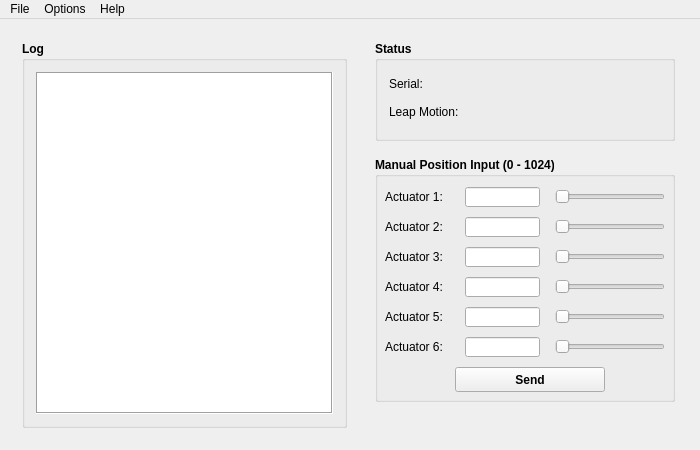
<?xml version="1.0" encoding="UTF-8"?>
<ui version="4.0">
 <class>StewartPlatform</class>
 <widget class="QMainWindow" name="StewartPlatform">
  <property name="geometry">
   <rect>
    <x>0</x>
    <y>0</y>
    <width>700</width>
    <height>450</height>
   </rect>
  </property>
  <property name="minimumSize">
   <size>
    <width>600</width>
    <height>425</height>
   </size>
  </property>
  <property name="maximumSize">
   <size>
    <width>16777215</width>
    <height>16777215</height>
   </size>
  </property>
  <property name="windowTitle">
   <string>Stewart Platform Control Panel</string>
  </property>
  <property name="unifiedTitleAndToolBarOnMac">
   <bool>false</bool>
  </property>
  <widget class="QWidget" name="centralWidget">
   <property name="minimumSize">
    <size>
     <width>600</width>
     <height>0</height>
    </size>
   </property>
   <property name="maximumSize">
    <size>
     <width>16777214</width>
     <height>16777215</height>
    </size>
   </property>
   <layout class="QHBoxLayout" name="horizontalLayout_2">
    <item>
     <widget class="QFrame" name="dataFrame">
      <property name="font">
       <font>
        <weight>75</weight>
        <bold>true</bold>
       </font>
      </property>
      <layout class="QVBoxLayout" name="verticalLayout_2">
       <item>
        <widget class="QGroupBox" name="logBox">
         <property name="title">
          <string>Log</string>
         </property>
         <layout class="QHBoxLayout" name="horizontalLayout">
          <item>
           <widget class="QTextBrowser" name="log">
            <property name="frameShape">
             <enum>QFrame::Box</enum>
            </property>
            <property name="frameShadow">
             <enum>QFrame::Sunken</enum>
            </property>
            <property name="lineWidth">
             <number>1</number>
            </property>
           </widget>
          </item>
         </layout>
        </widget>
       </item>
      </layout>
     </widget>
    </item>
    <item>
     <widget class="QFrame" name="infoFrame">
      <property name="minimumSize">
       <size>
        <width>325</width>
        <height>0</height>
       </size>
      </property>
      <property name="maximumSize">
       <size>
        <width>325</width>
        <height>16777215</height>
       </size>
      </property>
      <layout class="QVBoxLayout" name="verticalLayout_3">
       <item>
        <widget class="QGroupBox" name="statusBox">
         <property name="minimumSize">
          <size>
           <width>300</width>
           <height>100</height>
          </size>
         </property>
         <property name="maximumSize">
          <size>
           <width>300</width>
           <height>100</height>
          </size>
         </property>
         <property name="font">
          <font>
           <weight>75</weight>
           <bold>true</bold>
          </font>
         </property>
         <property name="title">
          <string>Status</string>
         </property>
         <property name="alignment">
          <set>Qt::AlignLeading|Qt::AlignLeft|Qt::AlignTop</set>
         </property>
         <widget class="QLabel" name="label_serial_title">
          <property name="geometry">
           <rect>
            <x>14</x>
            <y>35</y>
            <width>38</width>
            <height>16</height>
           </rect>
          </property>
          <property name="maximumSize">
           <size>
            <width>16777215</width>
            <height>20</height>
           </size>
          </property>
          <property name="font">
           <font>
            <weight>50</weight>
            <bold>false</bold>
           </font>
          </property>
          <property name="text">
           <string>Serial:</string>
          </property>
         </widget>
         <widget class="QLabel" name="label_leap_title">
          <property name="geometry">
           <rect>
            <x>14</x>
            <y>63</y>
            <width>74</width>
            <height>16</height>
           </rect>
          </property>
          <property name="maximumSize">
           <size>
            <width>16777215</width>
            <height>20</height>
           </size>
          </property>
          <property name="font">
           <font>
            <family>MS Shell Dlg 2</family>
            <weight>50</weight>
            <bold>false</bold>
           </font>
          </property>
          <property name="text">
           <string>Leap Motion:</string>
          </property>
         </widget>
         <widget class="QLabel" name="label_serial_val">
          <property name="geometry">
           <rect>
            <x>100</x>
            <y>35</y>
            <width>181</width>
            <height>16</height>
           </rect>
          </property>
          <property name="font">
           <font>
            <weight>50</weight>
            <bold>false</bold>
           </font>
          </property>
          <property name="text">
           <string/>
          </property>
         </widget>
         <widget class="QLabel" name="label_leap_val">
          <property name="geometry">
           <rect>
            <x>100</x>
            <y>63</y>
            <width>181</width>
            <height>16</height>
           </rect>
          </property>
          <property name="font">
           <font>
            <weight>50</weight>
            <bold>false</bold>
           </font>
          </property>
          <property name="text">
           <string/>
          </property>
         </widget>
        </widget>
       </item>
       <item>
        <spacer name="verticalSpacer_middle">
         <property name="orientation">
          <enum>Qt::Vertical</enum>
         </property>
         <property name="sizeType">
          <enum>QSizePolicy::Fixed</enum>
         </property>
         <property name="sizeHint" stdset="0">
          <size>
           <width>20</width>
           <height>10</height>
          </size>
         </property>
        </spacer>
       </item>
       <item>
        <widget class="QGroupBox" name="actuatorBox">
         <property name="minimumSize">
          <size>
           <width>300</width>
           <height>245</height>
          </size>
         </property>
         <property name="maximumSize">
          <size>
           <width>300</width>
           <height>250</height>
          </size>
         </property>
         <property name="font">
          <font>
           <weight>75</weight>
           <bold>true</bold>
          </font>
         </property>
         <property name="toolTipDuration">
          <number>0</number>
         </property>
         <property name="title">
          <string>Manual Position Input (0 - 1024)</string>
         </property>
         <property name="alignment">
          <set>Qt::AlignLeading|Qt::AlignLeft|Qt::AlignTop</set>
         </property>
         <widget class="QLabel" name="label_1">
          <property name="geometry">
           <rect>
            <x>10</x>
            <y>30</y>
            <width>70</width>
            <height>20</height>
           </rect>
          </property>
          <property name="minimumSize">
           <size>
            <width>70</width>
            <height>20</height>
           </size>
          </property>
          <property name="maximumSize">
           <size>
            <width>70</width>
            <height>20</height>
           </size>
          </property>
          <property name="font">
           <font>
            <family>MS Shell Dlg 2</family>
            <weight>50</weight>
            <bold>false</bold>
           </font>
          </property>
          <property name="layoutDirection">
           <enum>Qt::RightToLeft</enum>
          </property>
          <property name="text">
           <string>Actuator 1:</string>
          </property>
         </widget>
         <widget class="QLineEdit" name="field_1">
          <property name="geometry">
           <rect>
            <x>90</x>
            <y>30</y>
            <width>75</width>
            <height>20</height>
           </rect>
          </property>
          <property name="minimumSize">
           <size>
            <width>75</width>
            <height>20</height>
           </size>
          </property>
          <property name="maximumSize">
           <size>
            <width>75</width>
            <height>20</height>
           </size>
          </property>
          <property name="text">
           <string/>
          </property>
          <property name="maxLength">
           <number>4</number>
          </property>
          <property name="alignment">
           <set>Qt::AlignRight|Qt::AlignTrailing|Qt::AlignVCenter</set>
          </property>
          <property name="placeholderText">
           <string/>
          </property>
         </widget>
         <widget class="QPushButton" name="button_send">
          <property name="geometry">
           <rect>
            <x>80</x>
            <y>210</y>
            <width>150</width>
            <height>25</height>
           </rect>
          </property>
          <property name="minimumSize">
           <size>
            <width>150</width>
            <height>25</height>
           </size>
          </property>
          <property name="maximumSize">
           <size>
            <width>150</width>
            <height>25</height>
           </size>
          </property>
          <property name="text">
           <string>Send</string>
          </property>
         </widget>
         <widget class="QSlider" name="slider_1">
          <property name="geometry">
           <rect>
            <x>180</x>
            <y>30</y>
            <width>110</width>
            <height>20</height>
           </rect>
          </property>
          <property name="minimumSize">
           <size>
            <width>0</width>
            <height>20</height>
           </size>
          </property>
          <property name="orientation">
           <enum>Qt::Horizontal</enum>
          </property>
         </widget>
         <widget class="QLabel" name="label_2">
          <property name="geometry">
           <rect>
            <x>10</x>
            <y>60</y>
            <width>70</width>
            <height>20</height>
           </rect>
          </property>
          <property name="minimumSize">
           <size>
            <width>70</width>
            <height>20</height>
           </size>
          </property>
          <property name="maximumSize">
           <size>
            <width>70</width>
            <height>20</height>
           </size>
          </property>
          <property name="font">
           <font>
            <family>MS Shell Dlg 2</family>
            <weight>50</weight>
            <bold>false</bold>
           </font>
          </property>
          <property name="layoutDirection">
           <enum>Qt::RightToLeft</enum>
          </property>
          <property name="text">
           <string>Actuator 2:</string>
          </property>
         </widget>
         <widget class="QLineEdit" name="field_2">
          <property name="geometry">
           <rect>
            <x>90</x>
            <y>60</y>
            <width>75</width>
            <height>20</height>
           </rect>
          </property>
          <property name="minimumSize">
           <size>
            <width>75</width>
            <height>20</height>
           </size>
          </property>
          <property name="maximumSize">
           <size>
            <width>75</width>
            <height>20</height>
           </size>
          </property>
          <property name="text">
           <string/>
          </property>
          <property name="maxLength">
           <number>4</number>
          </property>
          <property name="alignment">
           <set>Qt::AlignRight|Qt::AlignTrailing|Qt::AlignVCenter</set>
          </property>
          <property name="placeholderText">
           <string/>
          </property>
         </widget>
         <widget class="QSlider" name="slider_2">
          <property name="geometry">
           <rect>
            <x>180</x>
            <y>60</y>
            <width>110</width>
            <height>20</height>
           </rect>
          </property>
          <property name="minimumSize">
           <size>
            <width>0</width>
            <height>20</height>
           </size>
          </property>
          <property name="orientation">
           <enum>Qt::Horizontal</enum>
          </property>
         </widget>
         <widget class="QLabel" name="label_3">
          <property name="geometry">
           <rect>
            <x>10</x>
            <y>90</y>
            <width>70</width>
            <height>20</height>
           </rect>
          </property>
          <property name="minimumSize">
           <size>
            <width>70</width>
            <height>20</height>
           </size>
          </property>
          <property name="maximumSize">
           <size>
            <width>70</width>
            <height>20</height>
           </size>
          </property>
          <property name="font">
           <font>
            <family>MS Shell Dlg 2</family>
            <weight>50</weight>
            <bold>false</bold>
           </font>
          </property>
          <property name="layoutDirection">
           <enum>Qt::RightToLeft</enum>
          </property>
          <property name="text">
           <string>Actuator 3:</string>
          </property>
         </widget>
         <widget class="QLineEdit" name="field_3">
          <property name="geometry">
           <rect>
            <x>90</x>
            <y>90</y>
            <width>75</width>
            <height>20</height>
           </rect>
          </property>
          <property name="minimumSize">
           <size>
            <width>75</width>
            <height>20</height>
           </size>
          </property>
          <property name="maximumSize">
           <size>
            <width>75</width>
            <height>20</height>
           </size>
          </property>
          <property name="text">
           <string/>
          </property>
          <property name="maxLength">
           <number>4</number>
          </property>
          <property name="alignment">
           <set>Qt::AlignRight|Qt::AlignTrailing|Qt::AlignVCenter</set>
          </property>
          <property name="placeholderText">
           <string/>
          </property>
         </widget>
         <widget class="QSlider" name="slider_3">
          <property name="geometry">
           <rect>
            <x>180</x>
            <y>90</y>
            <width>110</width>
            <height>20</height>
           </rect>
          </property>
          <property name="minimumSize">
           <size>
            <width>0</width>
            <height>20</height>
           </size>
          </property>
          <property name="orientation">
           <enum>Qt::Horizontal</enum>
          </property>
         </widget>
         <widget class="QLabel" name="label_4">
          <property name="geometry">
           <rect>
            <x>10</x>
            <y>120</y>
            <width>70</width>
            <height>20</height>
           </rect>
          </property>
          <property name="minimumSize">
           <size>
            <width>70</width>
            <height>20</height>
           </size>
          </property>
          <property name="maximumSize">
           <size>
            <width>70</width>
            <height>20</height>
           </size>
          </property>
          <property name="font">
           <font>
            <family>MS Shell Dlg 2</family>
            <weight>50</weight>
            <bold>false</bold>
           </font>
          </property>
          <property name="layoutDirection">
           <enum>Qt::RightToLeft</enum>
          </property>
          <property name="text">
           <string>Actuator 4:</string>
          </property>
         </widget>
         <widget class="QLineEdit" name="field_4">
          <property name="geometry">
           <rect>
            <x>90</x>
            <y>120</y>
            <width>75</width>
            <height>20</height>
           </rect>
          </property>
          <property name="minimumSize">
           <size>
            <width>75</width>
            <height>20</height>
           </size>
          </property>
          <property name="maximumSize">
           <size>
            <width>75</width>
            <height>20</height>
           </size>
          </property>
          <property name="text">
           <string/>
          </property>
          <property name="maxLength">
           <number>4</number>
          </property>
          <property name="alignment">
           <set>Qt::AlignRight|Qt::AlignTrailing|Qt::AlignVCenter</set>
          </property>
          <property name="placeholderText">
           <string/>
          </property>
         </widget>
         <widget class="QSlider" name="slider_4">
          <property name="geometry">
           <rect>
            <x>180</x>
            <y>120</y>
            <width>110</width>
            <height>20</height>
           </rect>
          </property>
          <property name="minimumSize">
           <size>
            <width>0</width>
            <height>20</height>
           </size>
          </property>
          <property name="orientation">
           <enum>Qt::Horizontal</enum>
          </property>
         </widget>
         <widget class="QLabel" name="label_5">
          <property name="geometry">
           <rect>
            <x>10</x>
            <y>150</y>
            <width>70</width>
            <height>20</height>
           </rect>
          </property>
          <property name="minimumSize">
           <size>
            <width>70</width>
            <height>20</height>
           </size>
          </property>
          <property name="maximumSize">
           <size>
            <width>70</width>
            <height>20</height>
           </size>
          </property>
          <property name="font">
           <font>
            <family>MS Shell Dlg 2</family>
            <weight>50</weight>
            <bold>false</bold>
           </font>
          </property>
          <property name="layoutDirection">
           <enum>Qt::RightToLeft</enum>
          </property>
          <property name="text">
           <string>Actuator 5:</string>
          </property>
         </widget>
         <widget class="QLineEdit" name="field_5">
          <property name="geometry">
           <rect>
            <x>90</x>
            <y>150</y>
            <width>75</width>
            <height>20</height>
           </rect>
          </property>
          <property name="minimumSize">
           <size>
            <width>75</width>
            <height>20</height>
           </size>
          </property>
          <property name="maximumSize">
           <size>
            <width>75</width>
            <height>20</height>
           </size>
          </property>
          <property name="text">
           <string/>
          </property>
          <property name="maxLength">
           <number>4</number>
          </property>
          <property name="alignment">
           <set>Qt::AlignRight|Qt::AlignTrailing|Qt::AlignVCenter</set>
          </property>
          <property name="placeholderText">
           <string/>
          </property>
         </widget>
         <widget class="QSlider" name="slider_5">
          <property name="geometry">
           <rect>
            <x>180</x>
            <y>150</y>
            <width>110</width>
            <height>20</height>
           </rect>
          </property>
          <property name="minimumSize">
           <size>
            <width>0</width>
            <height>20</height>
           </size>
          </property>
          <property name="orientation">
           <enum>Qt::Horizontal</enum>
          </property>
         </widget>
         <widget class="QLabel" name="label_6">
          <property name="geometry">
           <rect>
            <x>10</x>
            <y>180</y>
            <width>70</width>
            <height>20</height>
           </rect>
          </property>
          <property name="minimumSize">
           <size>
            <width>70</width>
            <height>20</height>
           </size>
          </property>
          <property name="maximumSize">
           <size>
            <width>70</width>
            <height>20</height>
           </size>
          </property>
          <property name="font">
           <font>
            <family>MS Shell Dlg 2</family>
            <weight>50</weight>
            <bold>false</bold>
           </font>
          </property>
          <property name="layoutDirection">
           <enum>Qt::RightToLeft</enum>
          </property>
          <property name="text">
           <string>Actuator 6:</string>
          </property>
         </widget>
         <widget class="QLineEdit" name="field_6">
          <property name="geometry">
           <rect>
            <x>90</x>
            <y>180</y>
            <width>75</width>
            <height>20</height>
           </rect>
          </property>
          <property name="minimumSize">
           <size>
            <width>75</width>
            <height>20</height>
           </size>
          </property>
          <property name="maximumSize">
           <size>
            <width>75</width>
            <height>20</height>
           </size>
          </property>
          <property name="text">
           <string/>
          </property>
          <property name="maxLength">
           <number>4</number>
          </property>
          <property name="alignment">
           <set>Qt::AlignRight|Qt::AlignTrailing|Qt::AlignVCenter</set>
          </property>
          <property name="placeholderText">
           <string/>
          </property>
         </widget>
         <widget class="QSlider" name="slider_6">
          <property name="geometry">
           <rect>
            <x>180</x>
            <y>180</y>
            <width>110</width>
            <height>20</height>
           </rect>
          </property>
          <property name="minimumSize">
           <size>
            <width>0</width>
            <height>20</height>
           </size>
          </property>
          <property name="orientation">
           <enum>Qt::Horizontal</enum>
          </property>
         </widget>
        </widget>
       </item>
       <item>
        <spacer name="verticalSpacer_bottom">
         <property name="orientation">
          <enum>Qt::Vertical</enum>
         </property>
         <property name="sizeHint" stdset="0">
          <size>
           <width>20</width>
           <height>40</height>
          </size>
         </property>
        </spacer>
       </item>
      </layout>
     </widget>
    </item>
   </layout>
  </widget>
  <widget class="QMenuBar" name="menuBar">
   <property name="geometry">
    <rect>
     <x>0</x>
     <y>0</y>
     <width>700</width>
     <height>25</height>
    </rect>
   </property>
   <widget class="QMenu" name="menuTest">
    <property name="title">
     <string>File</string>
    </property>
    <addaction name="actionExit"/>
   </widget>
   <widget class="QMenu" name="menuOptions">
    <property name="title">
     <string>Options</string>
    </property>
    <addaction name="actionEnable_Leap_Motion"/>
    <addaction name="actionSelect_COM_port"/>
   </widget>
   <widget class="QMenu" name="menuAbout">
    <property name="title">
     <string>Help</string>
    </property>
    <addaction name="actionAbout"/>
   </widget>
   <addaction name="menuTest"/>
   <addaction name="menuOptions"/>
   <addaction name="menuAbout"/>
  </widget>
  <action name="actionAbout">
   <property name="text">
    <string>About</string>
   </property>
   <property name="menuRole">
    <enum>QAction::AboutRole</enum>
   </property>
  </action>
  <action name="actionExit">
   <property name="text">
    <string>Exit</string>
   </property>
   <property name="menuRole">
    <enum>QAction::QuitRole</enum>
   </property>
  </action>
  <action name="actionSelect_COM_port">
   <property name="text">
    <string>Select COM port</string>
   </property>
  </action>
  <action name="actionEnable_Leap_Motion">
   <property name="checkable">
    <bool>true</bool>
   </property>
   <property name="checked">
    <bool>true</bool>
   </property>
   <property name="text">
    <string>Enable Leap Motion</string>
   </property>
  </action>
 </widget>
 <layoutdefault spacing="6" margin="11"/>
 <resources/>
 <connections/>
</ui>
